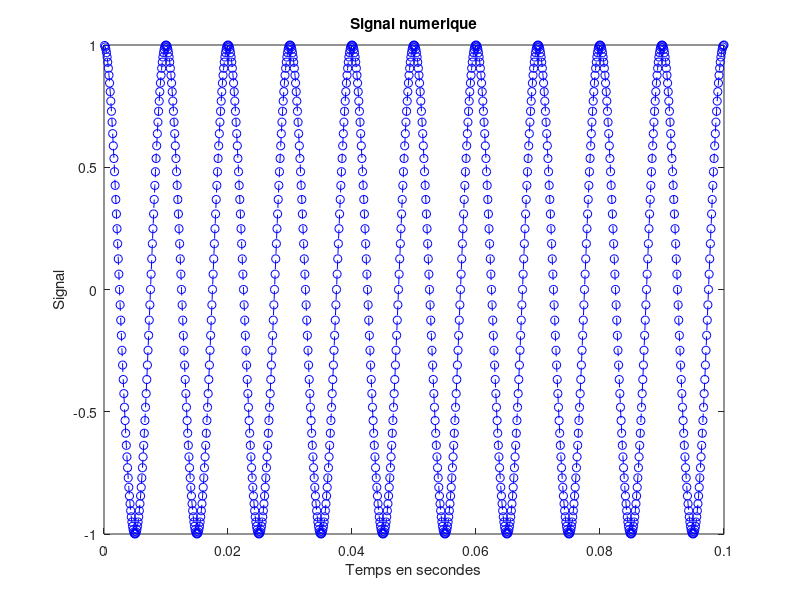

MATLAB code for this plot: (Note: this script raises an error after producing the figure.)
f0 = 100;
Fe = 10000;
T0 = 1/f0;
Te = 1/Fe;
N = 1000;
A = 1;
SNR = 10;


%% Génération du signal numérique
x1 = Te*(1:N);
y1 = A*cos(2*pi*f0*x1);


%Trace du signal
figure;

plot(x1,y1,'b--o')
xlabel("Temps en secondes");
ylabel("Signal");
title("Signal numerique");


%% Bruit numérique

x = sigma*randn(1,N);
figure;
plot(x,'r')
xlabel('t en secondes')
ylabel('dB')
title('Tracé du bruit')


%% Generation du signal numérique bruité
%Bruit a ajouter
Ps = mean(abs(y1).^2);
Pb = Ps * 10^(-SNR/10);
y2 = sqrt(Pb)*randn(1,N);
z = y1 + y2;

%Trace du signal bruité
figure;
plot(x1,z,'b')
xlabel("Temps en (s)");
ylabel("Signal");
title('Signal bruité')


%% Estimation de la fonction d'auto-correlation
%Generation de la fonction cosinus

x1 = Te*(1:N);
y1 = A*cos(2*pi*f0*x1);
Ps = mean(abs(y1).^2);
Pb = Ps * 10^(-SNR/10);

%Bruit a ajouter

y2 = sqrt(Pb)*randn(1,N);
z = y1 + y2;

x_corr = xcorr(z);
x2 = linspace(-N,N,length(x_corr));
figure;
plot(x2,x_corr,'r');
xlabel("t en secondes");
ylabel("Signal")
title("Autocorrelation biaisé")
% Cet estimateur est biaisé car l'espérance est différente de
% l'auto-corrélation
% Le fait que l'estimateur soit biaisé ne pose aucun problème car il est
% toujours convergent.


% 
%Calcul du bruit
SNR = -10;
Pb = Ps * 10^(-SNR/10);
y2 = sqrt(Pb)*randn(1,N);
z = y1 + y2;

%Echelle temporelle des tracés
x1 = linspace(-N,N,length(y1));



x_corr = xcorr(z);
x2 = linspace(-N,N,length(x_corr));
figure;
subplot(221)
plot(x1,z,'g');
xlabel('t en secondes');
ylabel('Signal');
title('Cosinus bruité')

subplot(222)
plot(x2,x_corr,'r');
xlabel("t en secondes");
ylabel("Signal")
title("Autocorrelation biaisé")


%% 6.Estimation DSP
SNR = 10;

%Estimation par périodogramme de la DSP
N1 = length(z);
perio = (1/N)*(abs(fft(x,2^nextpow2(N))).^2);

%Estimation de la DSP par corrélogramme biaisé
corre = abs(fft(x_corr));
  

%Tracé des deux estimations
figure;
semilogy(linspace(-N,N,length(perio)),fftshift(perio),linspace(-N,N,length(corre)),fftshift(corre))
legend('Periodogramme','Corrélogramme')
xlabel('Frequence en Hz')
ylabel('Estimation de la DSP')
title('DSP par périodogramme et corrélogramme')


%Tracé en fréquences normalisées
figure;
semilogy(Te*linspace(-N,N,length(perio)),fftshift(perio),Te*linspace(-N,N,length(corre)),fftshift(corre))
legend('Periodogramme','Corrélogramme')
xlabel('Frequence normalisées f/Fe')
ylabel('Estimation de la DSP')
title('DSP par périodogramme et corrélogramme')
   